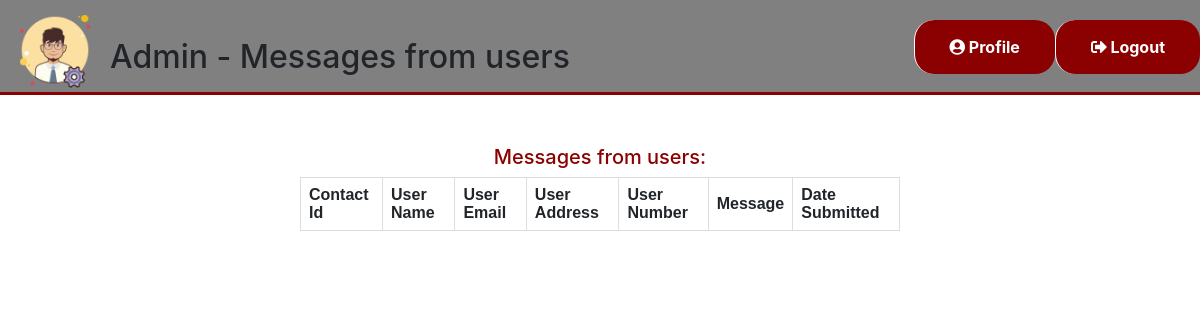
Page /admin/messages.php (signed in) on the earlier database version.
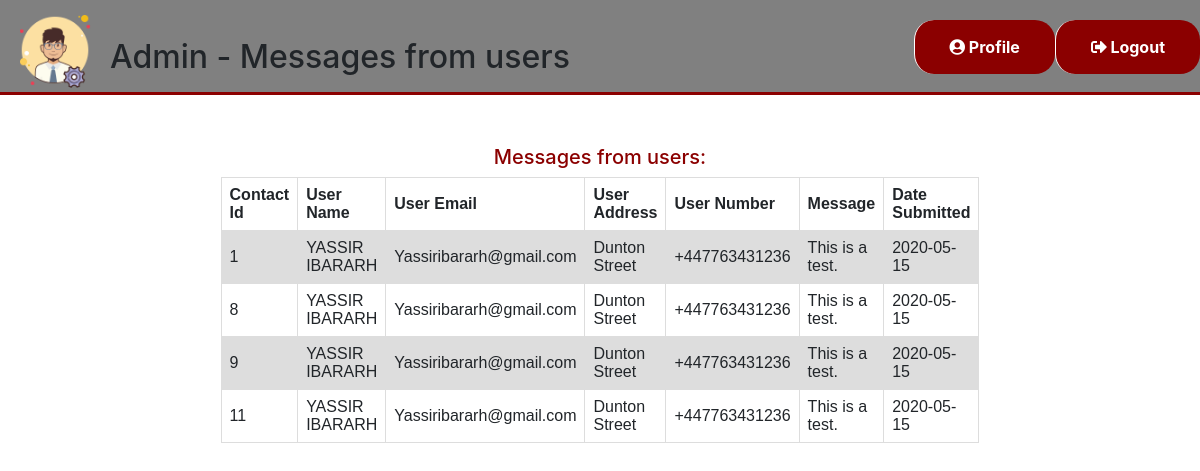
Same page on the later database version.
### tables this page shows
CREATE TABLE `contact` (
  `contact_id` int(11) NOT NULL,
  `contact_name` varchar(255) NOT NULL,
  `contact_email` varchar(255) NOT NULL,
  `contact_address` varchar(255) NOT NULL,
  `contact_number` varchar(255) NOT NULL,
  `contact_message` varchar(255) NOT NULL,
  `contact_date` date NOT NULL DEFAULT current_timestamp()
);

### admin/messages.php (the view, shortened to what this page needs)
<?php
$DATABASE_HOST = 'localhost';
$DATABASE_USER = 'root';
$DATABASE_PASS = '';
$DATABASE_NAME = 'phplogin';
$con = mysqli_connect($DATABASE_HOST, $DATABASE_USER, $DATABASE_PASS, $DATABASE_NAME);
?>
<html>
	<head>
		<link rel="stylesheet" type="text/css" href="../styles/Styles.css">
		<link rel="stylesheet" href="https://use.fontawesome.com/releases/v5.7.1/css/all.css">
		<link rel="stylesheet" href="https://stackpath.bootstrapcdn.com/bootstrap/4.2.1/css/bootstrap.min.css" >
		<Link rel="stylesheet" href=" https://stackpath.bootstrapcdn.com/font-awesome/4.7.0/css/font-awesome.min.css">
  </head>
	<div class="top-nav-bar">
		<div class="search-box">
      <a href="home.php"><img src="../imgs/admin_profile.png" class ="myLogo"></a>
			<h2><br/>Admin - Messages from users</h2>
    </div>
    <div class="menu-bar">
			<ul>
				<li><a href="admin-profile.php"><i class="fas fa-user-circle"></i> Profile</a>
				<li><a href="home.php?logout='1'"><i class="fas fa-sign-out-alt"></i> Logout</li></a>
      </ul>
    </div>
  </div>
  <body>
    <?php
     $transactions = mysqli_query($con,"SELECT * FROM contact");
     echo "<h5 style='color:darkred; text-align:center; margin-top:50px;'>Messages from users:</h5>";
     echo "<table border='1' style=' margin-left:auto; margin-right:auto;' >
     <tr>
     <th>Contact Id</th>
     <th>User Name</th>
     <th>User Email</th>
     <th>User Address</th>
     <th>User Number</th>
     <th>Message</th>
     <th>Date Submitted</th>
     </tr>";
     while($row = mysqli_fetch_array($transactions)) {
       echo "<tr>";
       echo "<td>" . $row['contact_id'] . "</td>";
       echo "<td>" . $row['contact_name'] . "</td>";
       echo "<td>" . $row['contact_email'] . "</td>";
       echo "<td>" . $row['contact_address'] . "</td>";
       echo "<td>" . $row['contact_number'] . "</td>";
       echo "<td>" . $row['contact_message'] . "</td>";
       echo "<td>" . $row['contact_date'] . "</td>";
       echo "</tr>";
       }
       echo "</table>";
     ?>
  </body>
</html>

Differences in the rows shown:
added contact: contact_id "1", contact_name "YASSIR IBARARH", contact_email "Yassiribararh@gmail.com", contact_address "Dunton Street", contact_number "+447763431236", contact_message "This is a test.", contact_date "2020-05-15"
added contact: contact_id "8", contact_name "YASSIR IBARARH", contact_email "Yassiribararh@gmail.com", contact_address "Dunton Street", contact_number "+447763431236", contact_message "This is a test.", contact_date "2020-05-15"
added contact: contact_id "9", contact_name "YASSIR IBARARH", contact_email "Yassiribararh@gmail.com", contact_address "Dunton Street", contact_number "+447763431236", contact_message "This is a test.", contact_date "2020-05-15"
added contact: contact_id "11", contact_name "YASSIR IBARARH", contact_email "Yassiribararh@gmail.com", contact_address "Dunton Street", contact_number "+447763431236", contact_message "This is a test.", contact_date "2020-05-15"
